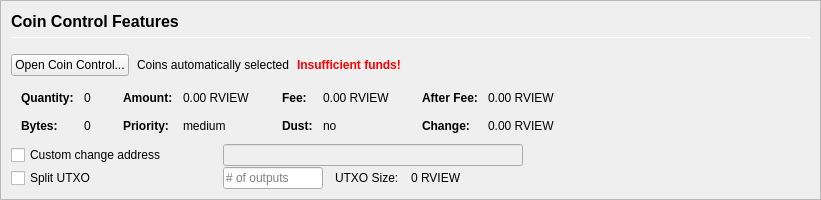
         <widget class="QFrame" name="frameCoinControl">
          <property name="sizePolicy">
           <sizepolicy hsizetype="Expanding" vsizetype="Expanding">
            <horstretch>0</horstretch>
            <verstretch>0</verstretch>
           </sizepolicy>
          </property>
          <property name="maximumSize">
           <size>
            <width>16777215</width>
            <height>16777215</height>
           </size>
          </property>
          <property name="frameShape">
           <enum>QFrame::StyledPanel</enum>
          </property>
          <property name="frameShadow">
           <enum>QFrame::Sunken</enum>
          </property>
          <layout class="QVBoxLayout" name="verticalLayoutCoinControl2">
           <property name="spacing">
            <number>0</number>
           </property>
           <property name="margin">
            <number>0</number>
           </property>
           <item>
            <widget class="QFrame" name="frameCoinControl_BG">
             <layout class="QVBoxLayout" name="verticalLayoutCoinControl" stretch="0,0,0,0,0,0">
              <property name="spacing">
               <number>1</number>
              </property>
              <property name="leftMargin">
               <number>10</number>
              </property>
              <property name="topMargin">
               <number>10</number>
              </property>
              <item>
               <layout class="QHBoxLayout" name="horizontalLayoutCoinControl1">
                <property name="bottomMargin">
                 <number>15</number>
                </property>
                <item>
                 <layout class="QVBoxLayout" name="verticalLayout_3">
                  <property name="spacing">
                   <number>6</number>
                  </property>
                  <item>
                   <widget class="QLabel" name="labelCoinControlFeatures">
                    <property name="sizePolicy">
                     <sizepolicy hsizetype="Preferred" vsizetype="Maximum">
                      <horstretch>0</horstretch>
                      <verstretch>0</verstretch>
                     </sizepolicy>
                    </property>
                    <property name="minimumSize">
                     <size>
                      <width>0</width>
                      <height>20</height>
                     </size>
                    </property>
                    <property name="font">
                     <font>
                      <pointsize>12</pointsize>
                      <weight>75</weight>
                      <bold>true</bold>
                     </font>
                    </property>
                    <property name="styleSheet">
                     <string notr="true">font-weight:bold;</string>
                    </property>
                    <property name="text">
                     <string>Coin Control Features</string>
                    </property>
                   </widget>
                  </item>
                  <item>
                   <widget class="Line" name="line">
                    <property name="minimumSize">
                     <size>
                      <width>0</width>
                      <height>1</height>
                     </size>
                    </property>
                    <property name="maximumSize">
                     <size>
                      <width>16777215</width>
                      <height>1</height>
                     </size>
                    </property>
                    <property name="orientation">
                     <enum>Qt::Horizontal</enum>
                    </property>
                   </widget>
                  </item>
                 </layout>
                </item>
               </layout>
              </item>
              <item>
               <layout class="QHBoxLayout" name="horizontalLayoutCoinControl2" stretch="0,0,0,0">
                <property name="spacing">
                 <number>8</number>
                </property>
                <property name="bottomMargin">
                 <number>10</number>
                </property>
                <item>
                 <widget class="QPushButton" name="pushButtonCoinControl">
                  <property name="styleSheet">
                   <string notr="true"/>
                  </property>
                  <property name="text">
                   <string>Open Coin Control...</string>
                  </property>
                  <property name="autoDefault">
                   <bool>false</bool>
                  </property>
                 </widget>
                </item>
                <item>
                 <widget class="QLabel" name="labelCoinControlAutomaticallySelected">
                  <property name="text">
                   <string>Coins automatically selected</string>
                  </property>
                  <property name="margin">
                   <number>5</number>
                  </property>
                 </widget>
                </item>
                <item>
                 <widget class="QLabel" name="labelCoinControlInsuffFunds">
                  <property name="font">
                   <font>
                    <weight>75</weight>
                    <bold>true</bold>
                   </font>
                  </property>
                  <property name="styleSheet">
                   <string notr="true">color:red;font-weight:bold;</string>
                  </property>
                  <property name="text">
                   <string>Insufficient funds!</string>
                  </property>
                  <property name="margin">
                   <number>5</number>
                  </property>
                 </widget>
                </item>
                <item>
                 <spacer name="horizontalSpacerCoinControl">
                  <property name="orientation">
                   <enum>Qt::Horizontal</enum>
                  </property>
                  <property name="sizeHint" stdset="0">
                   <size>
                    <width>40</width>
                    <height>1</height>
                   </size>
                  </property>
                 </spacer>
                </item>
               </layout>
              </item>
              <item>
               <widget class="QWidget" name="widgetCoinControl" native="true">
                <property name="sizePolicy">
                 <sizepolicy hsizetype="Preferred" vsizetype="Preferred">
                  <horstretch>0</horstretch>
                  <verstretch>0</verstretch>
                 </sizepolicy>
                </property>
                <property name="minimumSize">
                 <size>
                  <width>0</width>
                  <height>0</height>
                 </size>
                </property>
                <property name="styleSheet">
                 <string notr="true"/>
                </property>
                <layout class="QHBoxLayout" name="horizontalLayoutCoinControl5">
                 <property name="margin">
                  <number>0</number>
                 </property>
                 <item>
                  <layout class="QHBoxLayout" name="horizontalLayoutCoinControl3" stretch="0,0,0,1">
                   <property name="spacing">
                    <number>20</number>
                   </property>
                   <property name="topMargin">
                    <number>0</number>
                   </property>
                   <property name="bottomMargin">
                    <number>10</number>
                   </property>
                   <item>
                    <layout class="QFormLayout" name="formLayoutCoinControl1">
                     <property name="horizontalSpacing">
                      <number>10</number>
                     </property>
                     <property name="verticalSpacing">
                      <number>14</number>
                     </property>
                     <property name="leftMargin">
                      <number>10</number>
                     </property>
                     <property name="topMargin">
                      <number>4</number>
                     </property>
                     <property name="rightMargin">
                      <number>6</number>
                     </property>
                     <item row="0" column="0">
                      <widget class="QLabel" name="labelCoinControlQuantityText">
                       <property name="font">
                        <font>
                         <weight>75</weight>
                         <bold>true</bold>
                        </font>
                       </property>
                       <property name="text">
                        <string>Quantity:</string>
                       </property>
                       <property name="margin">
                        <number>0</number>
                       </property>
                      </widget>
                     </item>
                     <item row="0" column="1">
                      <widget class="QLabel" name="labelCoinControlQuantity">
                       <property name="cursor">
                        <cursorShape>IBeamCursor</cursorShape>
                       </property>
                       <property name="contextMenuPolicy">
                        <enum>Qt::ActionsContextMenu</enum>
                       </property>
                       <property name="text">
                        <string notr="true">0</string>
                       </property>
                       <property name="margin">
                        <number>0</number>
                       </property>
                       <property name="textInteractionFlags">
                        <set>Qt::LinksAccessibleByMouse|Qt::TextSelectableByKeyboard|Qt::TextSelectableByMouse</set>
                       </property>
                      </widget>
                     </item>
                     <item row="1" column="0">
                      <widget class="QLabel" name="labelCoinControlBytesText">
                       <property name="font">
                        <font>
                         <weight>75</weight>
                         <bold>true</bold>
                        </font>
                       </property>
                       <property name="text">
                        <string>Bytes:</string>
                       </property>
                      </widget>
                     </item>
                     <item row="1" column="1">
                      <widget class="QLabel" name="labelCoinControlBytes">
                       <property name="cursor">
                        <cursorShape>IBeamCursor</cursorShape>
                       </property>
                       <property name="contextMenuPolicy">
                        <enum>Qt::ActionsContextMenu</enum>
                       </property>
                       <property name="text">
                        <string notr="true">0</string>
                       </property>
                       <property name="textInteractionFlags">
                        <set>Qt::LinksAccessibleByMouse|Qt::TextSelectableByKeyboard|Qt::TextSelectableByMouse</set>
                       </property>
                      </widget>
                     </item>
                    </layout>
                   </item>
                   <item>
                    <layout class="QFormLayout" name="formLayoutCoinControl2">
                     <property name="horizontalSpacing">
                      <number>10</number>
                     </property>
                     <property name="verticalSpacing">
                      <number>14</number>
                     </property>
                     <property name="leftMargin">
                      <number>6</number>
                     </property>
                     <property name="topMargin">
                      <number>4</number>
                     </property>
                     <property name="rightMargin">
                      <number>6</number>
                     </property>
                     <item row="0" column="0">
                      <widget class="QLabel" name="labelCoinControlAmountText">
                       <property name="font">
                        <font>
                         <weight>75</weight>
                         <bold>true</bold>
                        </font>
                       </property>
                       <property name="text">
                        <string>Amount:</string>
                       </property>
                       <property name="margin">
                        <number>0</number>
                       </property>
                      </widget>
                     </item>
                     <item row="0" column="1">
                      <widget class="QLabel" name="labelCoinControlAmount">
                       <property name="cursor">
                        <cursorShape>IBeamCursor</cursorShape>
                       </property>
                       <property name="contextMenuPolicy">
                        <enum>Qt::ActionsContextMenu</enum>
                       </property>
                       <property name="text">
                        <string notr="true">0.00 RVIEW</string>
                       </property>
                       <property name="textInteractionFlags">
                        <set>Qt::LinksAccessibleByMouse|Qt::TextSelectableByKeyboard|Qt::TextSelectableByMouse</set>
                       </property>
                      </widget>
                     </item>
                     <item row="1" column="0">
                      <widget class="QLabel" name="labelCoinControlPriorityText">
                       <property name="font">
                        <font>
                         <weight>75</weight>
                         <bold>true</bold>
                        </font>
                       </property>
                       <property name="text">
                        <string>Priority:</string>
                       </property>
                      </widget>
                     </item>
                     <item row="1" column="1">
                      <widget class="QLabel" name="labelCoinControlPriority">
                       <property name="cursor">
                        <cursorShape>IBeamCursor</cursorShape>
                       </property>
                       <property name="contextMenuPolicy">
                        <enum>Qt::ActionsContextMenu</enum>
                       </property>
                       <property name="text">
                        <string>medium</string>
                       </property>
                       <property name="textInteractionFlags">
                        <set>Qt::LinksAccessibleByMouse|Qt::TextSelectableByKeyboard|Qt::TextSelectableByMouse</set>
                       </property>
                      </widget>
                     </item>
                    </layout>
                   </item>
                   <item>
                    <layout class="QFormLayout" name="formLayoutCoinControl3">
                     <property name="horizontalSpacing">
                      <number>10</number>
                     </property>
                     <property name="verticalSpacing">
                      <number>14</number>
                     </property>
                     <property name="leftMargin">
                      <number>6</number>
                     </property>
                     <property name="topMargin">
                      <number>4</number>
                     </property>
                     <property name="rightMargin">
                      <number>6</number>
                     </property>
                     <item row="0" column="0">
                      <widget class="QLabel" name="labelCoinControlFeeText">
                       <property name="font">
                        <font>
                         <weight>75</weight>
                         <bold>true</bold>
                        </font>
                       </property>
                       <property name="text">
                        <string>Fee:</string>
                       </property>
                       <property name="margin">
                        <number>0</number>
                       </property>
                      </widget>
                     </item>
                     <item row="0" column="1">
                      <widget class="QLabel" name="labelCoinControlFee">
                       <property name="cursor">
                        <cursorShape>IBeamCursor</cursorShape>
                       </property>
                       <property name="contextMenuPolicy">
                        <enum>Qt::ActionsContextMenu</enum>
                       </property>
                       <property name="text">
                        <string notr="true">0.00 RVIEW</string>
                       </property>
                       <property name="textInteractionFlags">
                        <set>Qt::LinksAccessibleByMouse|Qt::TextSelectableByKeyboard|Qt::TextSelectableByMouse</set>
                       </property>
                      </widget>
                     </item>
                     <item row="1" column="0">
                      <widget class="QLabel" name="labelCoinControlLowOutputText">
                       <property name="font">
                        <font>
                         <weight>75</weight>
                         <bold>true</bold>
                        </font>
                       </property>
                       <property name="text">
                        <string>Dust:</string>
                       </property>
                      </widget>
                     </item>
                     <item row="1" column="1">
                      <widget class="QLabel" name="labelCoinControlLowOutput">
                       <property name="cursor">
                        <cursorShape>IBeamCursor</cursorShape>
                       </property>
                       <property name="contextMenuPolicy">
                        <enum>Qt::ActionsContextMenu</enum>
                       </property>
                       <property name="text">
                        <string>no</string>
                       </property>
                       <property name="textInteractionFlags">
                        <set>Qt::LinksAccessibleByMouse|Qt::TextSelectableByKeyboard|Qt::TextSelectableByMouse</set>
                       </property>
                      </widget>
                     </item>
                    </layout>
                   </item>
                   <item>
                    <layout class="QFormLayout" name="formLayoutCoinControl4">
                     <property name="horizontalSpacing">
                      <number>10</number>
                     </property>
                     <property name="verticalSpacing">
                      <number>14</number>
                     </property>
                     <property name="leftMargin">
                      <number>6</number>
                     </property>
                     <property name="topMargin">
                      <number>4</number>
                     </property>
                     <property name="rightMargin">
                      <number>6</number>
                     </property>
                     <item row="0" column="0">
                      <widget class="QLabel" name="labelCoinControlAfterFeeText">
                       <property name="font">
                        <font>
                         <weight>75</weight>
                         <bold>true</bold>
                        </font>
                       </property>
                       <property name="text">
                        <string>After Fee:</string>
                       </property>
                       <property name="margin">
                        <number>0</number>
                       </property>
                      </widget>
                     </item>
                     <item row="0" column="1">
                      <widget class="QLabel" name="labelCoinControlAfterFee">
                       <property name="cursor">
                        <cursorShape>IBeamCursor</cursorShape>
                       </property>
                       <property name="contextMenuPolicy">
                        <enum>Qt::ActionsContextMenu</enum>
                       </property>
                       <property name="text">
                        <string notr="true">0.00 RVIEW</string>
                       </property>
                       <property name="textInteractionFlags">
                        <set>Qt::LinksAccessibleByMouse|Qt::TextSelectableByKeyboard|Qt::TextSelectableByMouse</set>
                       </property>
                      </widget>
                     </item>
                     <item row="1" column="0">
                      <widget class="QLabel" name="labelCoinControlChangeText">
                       <property name="font">
                        <font>
                         <weight>75</weight>
                         <bold>true</bold>
                        </font>
                       </property>
                       <property name="text">
                        <string>Change:</string>
                       </property>
                      </widget>
                     </item>
                     <item row="1" column="1">
                      <widget class="QLabel" name="labelCoinControlChange">
                       <property name="cursor">
                        <cursorShape>IBeamCursor</cursorShape>
                       </property>
                       <property name="contextMenuPolicy">
                        <enum>Qt::ActionsContextMenu</enum>
                       </property>
                       <property name="text">
                        <string notr="true">0.00 RVIEW</string>
                       </property>
                       <property name="textInteractionFlags">
                        <set>Qt::LinksAccessibleByMouse|Qt::TextSelectableByKeyboard|Qt::TextSelectableByMouse</set>
                       </property>
                      </widget>
                     </item>
                    </layout>
                   </item>
                  </layout>
                 </item>
                </layout>
               </widget>
              </item>
              <item>
               <layout class="QHBoxLayout" name="horizontalLayoutCoinControl4">
                <property name="spacing">
                 <number>12</number>
                </property>
                <property name="sizeConstraint">
                 <enum>QLayout::SetDefaultConstraint</enum>
                </property>
                <property name="topMargin">
                 <number>0</number>
                </property>
                <property name="rightMargin">
                 <number>0</number>
                </property>
                <item>
                 <widget class="QCheckBox" name="checkBoxCoinControlChange">
                  <property name="sizePolicy">
                   <sizepolicy hsizetype="Preferred" vsizetype="Preferred">
                    <horstretch>0</horstretch>
                    <verstretch>0</verstretch>
                   </sizepolicy>
                  </property>
                  <property name="minimumSize">
                   <size>
                    <width>200</width>
                    <height>0</height>
                   </size>
                  </property>
                  <property name="maximumSize">
                   <size>
                    <width>200</width>
                    <height>16777215</height>
                   </size>
                  </property>
                  <property name="toolTip">
                   <string>If this is activated, but the change address is empty or invalid, change will be sent to a newly generated address.</string>
                  </property>
                  <property name="text">
                   <string>Custom change address</string>
                  </property>
                 </widget>
                </item>
                <item>
                 <widget class="QValidatedLineEdit" name="lineEditCoinControlChange">
                  <property name="enabled">
                   <bool>false</bool>
                  </property>
                  <property name="sizePolicy">
                   <sizepolicy hsizetype="Preferred" vsizetype="Preferred">
                    <horstretch>0</horstretch>
                    <verstretch>0</verstretch>
                   </sizepolicy>
                  </property>
                  <property name="minimumSize">
                   <size>
                    <width>300</width>
                    <height>0</height>
                   </size>
                  </property>
                 </widget>
                </item>
                <item>
                 <widget class="QLabel" name="labelCoinControlChangeLabel">
                  <property name="sizePolicy">
                   <sizepolicy hsizetype="Preferred" vsizetype="Preferred">
                    <horstretch>0</horstretch>
                    <verstretch>0</verstretch>
                   </sizepolicy>
                  </property>
                  <property name="minimumSize">
                   <size>
                    <width>100</width>
                    <height>0</height>
                   </size>
                  </property>
                  <property name="text">
                   <string/>
                  </property>
                  <property name="margin">
                   <number>3</number>
                  </property>
                 </widget>
                </item>
               </layout>
              </item>
              <item>
               <layout class="QHBoxLayout" name="horizontalLayoutCoinControl6">
                <property name="spacing">
                 <number>12</number>
                </property>
                <property name="rightMargin">
                 <number>0</number>
                </property>
                <item>
                 <widget class="QCheckBox" name="splitBlockCheckBox">
                  <property name="sizePolicy">
                   <sizepolicy hsizetype="Preferred" vsizetype="Preferred">
                    <horstretch>0</horstretch>
                    <verstretch>0</verstretch>
                   </sizepolicy>
                  </property>
                  <property name="minimumSize">
                   <size>
                    <width>200</width>
                    <height>0</height>
                   </size>
                  </property>
                  <property name="maximumSize">
                   <size>
                    <width>200</width>
                    <height>16777215</height>
                   </size>
                  </property>
                  <property name="text">
                   <string>Split UTXO</string>
                  </property>
                 </widget>
                </item>
                <item>
                 <widget class="QLineEdit" name="splitBlockLineEdit">
                  <property name="sizePolicy">
                   <sizepolicy hsizetype="Preferred" vsizetype="Preferred">
                    <horstretch>50</horstretch>
                    <verstretch>0</verstretch>
                   </sizepolicy>
                  </property>
                  <property name="minimumSize">
                   <size>
                    <width>100</width>
                    <height>0</height>
                   </size>
                  </property>
                  <property name="maximumSize">
                   <size>
                    <width>100</width>
                    <height>16777215</height>
                   </size>
                  </property>
                  <property name="placeholderText">
                   <string># of outputs</string>
                  </property>
                 </widget>
                </item>
                <item>
                 <widget class="QLabel" name="labelBlockSizeText">
                  <property name="text">
                   <string>UTXO Size:</string>
                  </property>
                 </widget>
                </item>
                <item>
                 <widget class="QLabel" name="labelBlockSize">
                  <property name="text">
                   <string>0 RVIEW</string>
                  </property>
                 </widget>
                </item>
                <item>
                 <spacer name="horizontalSpacer_7">
                  <property name="orientation">
                   <enum>Qt::Horizontal</enum>
                  </property>
                  <property name="sizeHint" stdset="0">
                   <size>
                    <width>40</width>
                    <height>20</height>
                   </size>
                  </property>
                 </spacer>
                </item>
               </layout>
              </item>
              <item>
               <spacer name="verticalSpacerCoinControl">
                <property name="orientation">
                 <enum>Qt::Vertical</enum>
                </property>
                <property name="sizeHint" stdset="0">
                 <size>
                  <width>800</width>
                  <height>1</height>
                 </size>
                </property>
               </spacer>
              </item>
             </layout>
            </widget>
           </item>
          </layout>
         </widget>
